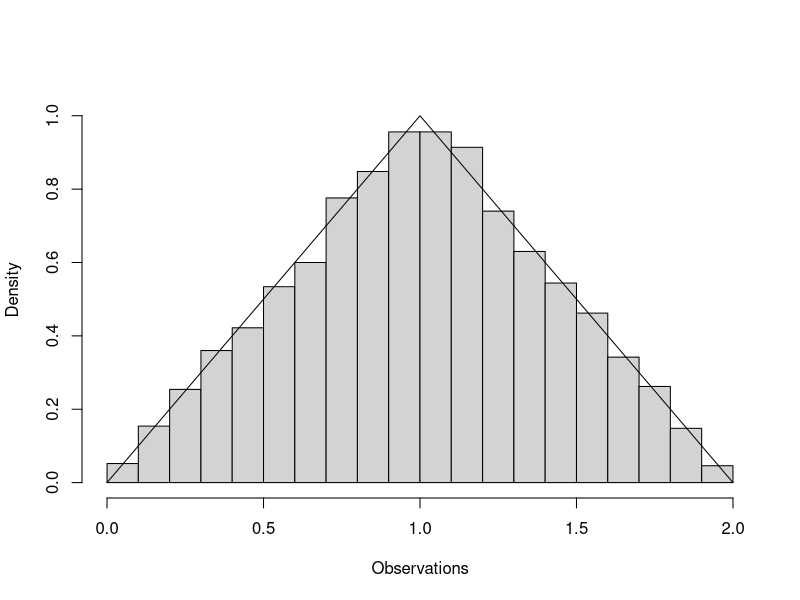

This figure's R source:
# program spuRs/resources/scripts/rejecttriangle.r

rejectionK <- function(fx, a, b, K) {
  # simulates from the pdf fx using the rejection algorithm
  # assumes fx is 0 outside [a, b] and bounded by K
  # note that we exit the infinite loop using the return statement
  while (TRUE) {
    x <- runif(1, a, b)
    y <- runif(1, 0, K)
    if (y < fx(x)) return(x)
  }
}

fx<-function(x){
  # triangular density
  if ((0<x) && (x<1)) {
    return(x)
  } else if ((1<x) && (x<2)) {
    return(2-x)
  } else {
    return(0)
  }
}

ptm <- proc.time()[3]
# generate a sample
set.seed(12)
nreps <- 5000
Observations <- rep(0, nreps)
for(i in 1:nreps)   {
  Observations[i] <- rejectionK(fx, 0, 2, 5)
}
cat("\nTime taken to generate samples: ",proc.time()[3]-ptm," seconds")

# plot a scaled histogram of the sample and the density on top
hist(Observations, breaks = seq(0, 2, by=0.1), freq = FALSE,
     ylim=c(0, 1.05), main="")
lines(c(0, 1, 2), c(0, 1, 0))
